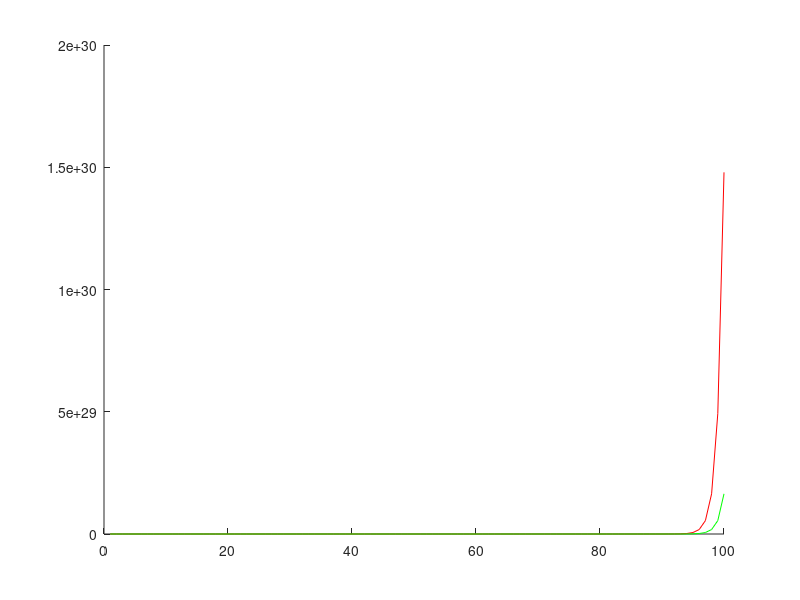

Write MATLAB code to recreate this figure.
format long

k = 100;

p = zeros(1,k);
q = zeros(1,k);

p(1) = 1;
p(2) = 1/3;
q(1) = 1;
q(2) = 1/3;

for i = 1:(k-2)
   p(i+2) = 10/3 .* p(i+1) - p(i)
   q(i+2) = 1/3 .* p(i+1);
end

p
q

hold on
plot(1:k, p, 'r')
plot(1:k, q, 'g')
